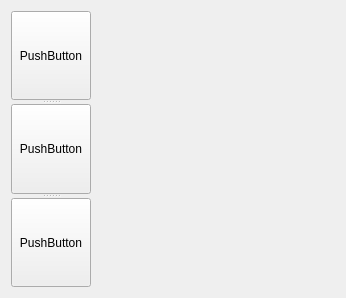
<?xml version="1.0" encoding="UTF-8"?>
<ui version="4.0">
 <class>Widget</class>
 <widget class="QWidget" name="Widget">
  <property name="geometry">
   <rect>
    <x>0</x>
    <y>0</y>
    <width>346</width>
    <height>298</height>
   </rect>
  </property>
  <property name="windowTitle">
   <string>Widget</string>
  </property>
  <layout class="QFormLayout" name="formLayout">
   <item row="0" column="0">
    <widget class="QSplitter" name="splitter">
     <property name="orientation">
      <enum>Qt::Vertical</enum>
     </property>
     <widget class="QPushButton" name="btn_001">
      <property name="text">
       <string>PushButton</string>
      </property>
     </widget>
     <widget class="QPushButton" name="btn_002">
      <property name="text">
       <string>PushButton</string>
      </property>
     </widget>
     <widget class="QPushButton" name="btn_003">
      <property name="text">
       <string>PushButton</string>
      </property>
     </widget>
    </widget>
   </item>
  </layout>
 </widget>
 <resources/>
 <connections/>
</ui>
